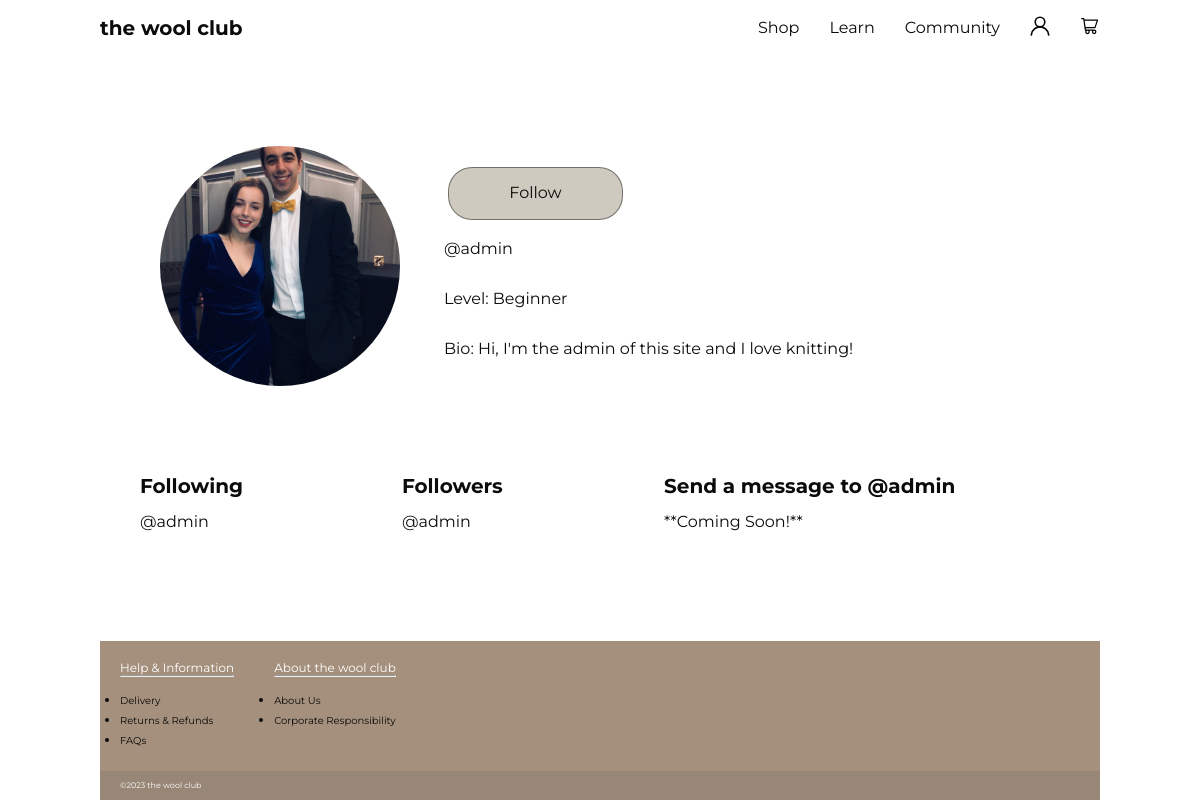
The app's page /community/the_club/members/1/, older data.
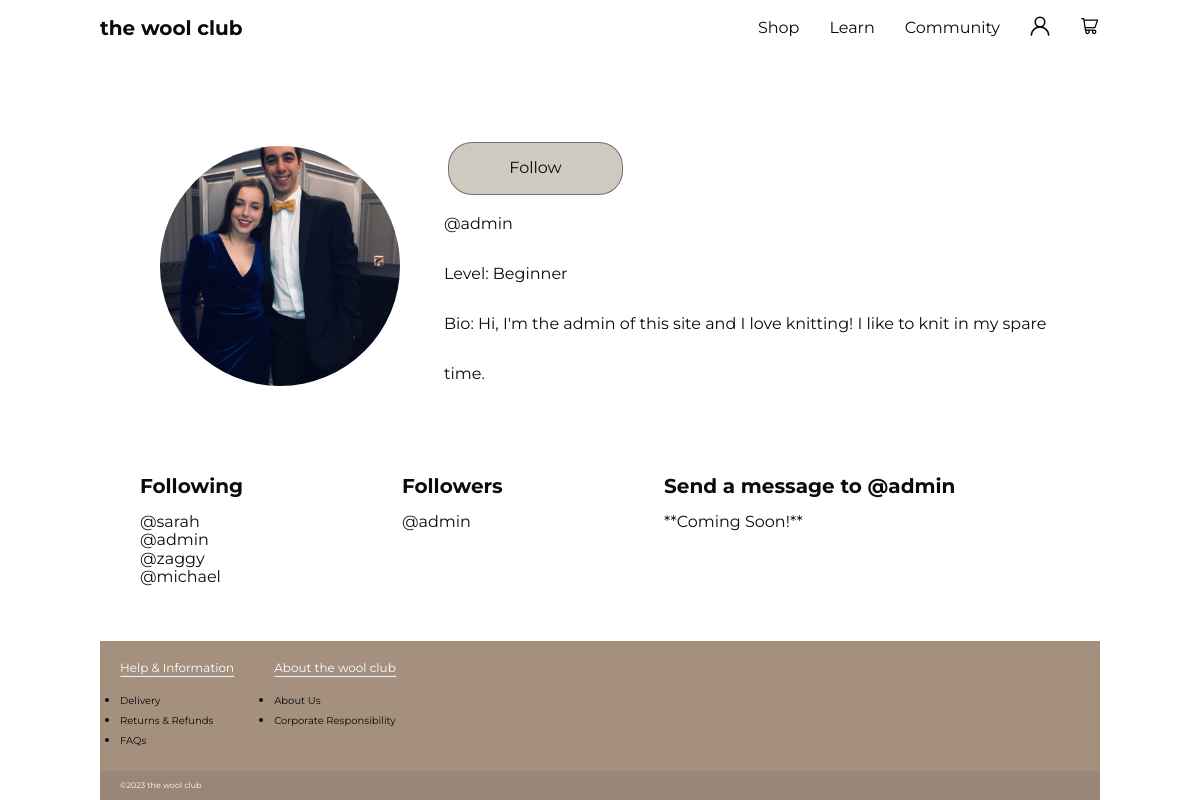
The same page, newer data.
### accounts/models.py (models this page shows)
class UserProfile(models.Model):
    class Skill(models.TextChoices):
        BEGINNER = 'Beginner'
        INTERMEDIATE = 'Intermediate'
        ADVANCED = 'Advanced'
    user = models.OneToOneField(
        User, on_delete=models.CASCADE, related_name="profile")
    attending = models.ManyToManyField(
        Workshop, blank=True, related_name="attending")
    saved = models.ManyToManyField(
        Stitch, blank=True, related_name="saved")
    profile_pic = models.ImageField(default='profile_images/sheep.jpg', upload_to='profile_images/')
    bio = models.TextField(null=True, blank=True)
    first_name = models.TextField(null=True, blank=True)
    last_name = models.TextField(null=True, blank=True)
    skill_level = models.TextField(choices=Skill.choices, default = 'Beginner')
    follows = models.ManyToManyField(
        "self",
        related_name="followed_by",
        symmetrical=False,
        blank=True
    )
    def __str__(self):
        return self.user.username

### community/views.py (the view)
# urls.py: path('the_club/members/<str:user>/', views.profile, name="profile"),
def profile(request, user):
    profile = {
        "profile" : get_object_or_404(UserProfile, user=user)
    }
    return render(request, "community/profile.html", profile)

### templates/community/profile.html (shortened to what this page needs)
{% extends 'base.html' %}
{% load static %}
{% block content %}
<section>
    <div class="card-background workshop-details">
        <section class="card">
            <section class="profile-display">
                <div class="profile-size2">
                    <img class="profile-image" src="{{ profile.profile_pic.url }}" alt="profile pic", height="50px">
                </div>
                <div class="profile-size">
                    <ul class="profile-list-community">
                        <li>
                            {% if profile in user.profile.follows.all %}
                                <form action="{% url 'unfollow' profile.user.id %}" method="post">
                                {% csrf_token %}
                                <input type="hidden" name="redirect_url" value="{{ request.get_full_path }}">
                                <button type="submit" class="button red">Unfollow</button>
                                </form>
                            {% else %}
                                <form action="{% url 'follow' profile.user.id %}" method="post">
                                <button type="submit" class="button yellow">Follow</button>
                                </form>
                            {% endif %}
                        </li>
                        <li>@{{ profile.user.username|lower }}</li>
                        <li>Level: {{ profile.skill_level }}</li>
                        <li>Bio: {{ profile.bio }}</li>
                    </ul>
                </div>
            </section>
        </section>
        <section class="follow-display">
            <div class=" card follow">
                <span class="follow-title">Following</span>
                {% for following in profile.follows.all %}
                <li>@{{ following|lower }}</li>
                {% endfor %}
            </div>
            <div class="card follow">
                <span class="follow-title">Followers</span>
                {% for followers in profile.followed_by.all %}
                <li>@{{ followers|lower }}</li>
                {% endfor %}
            </div>
            <div class="posts">
                <span class="follow-title">Send a message to @{{ profile.user.username|lower }}</span>
                <span>**Coming Soon!**</span>
            </div>
        </section>
    </div>
</section>
{% endblock content %}

Row changes from the older to the newer data that the page shows:
changed UserProfile "Beginner": bio "Hi, I'm the admin of this site and I love knitting!" → "Hi, I'm the admin of this site and I love knitting! I like to knit in my spare time."
now on this page (row edited): UserProfile: user.username "sarah"
now on this page (row edited): UserProfile: user.username "zaggy"
added UserProfile: user.username "michael"
